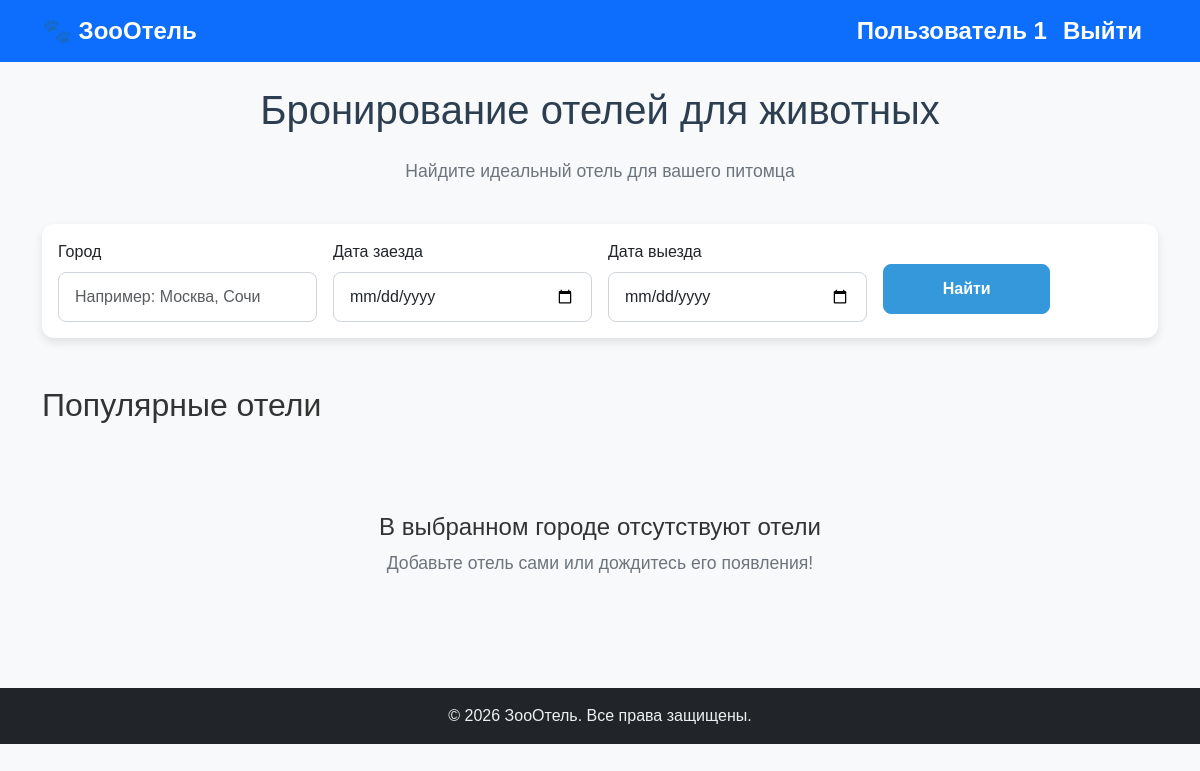
Page / (signed in) on the earlier database version.
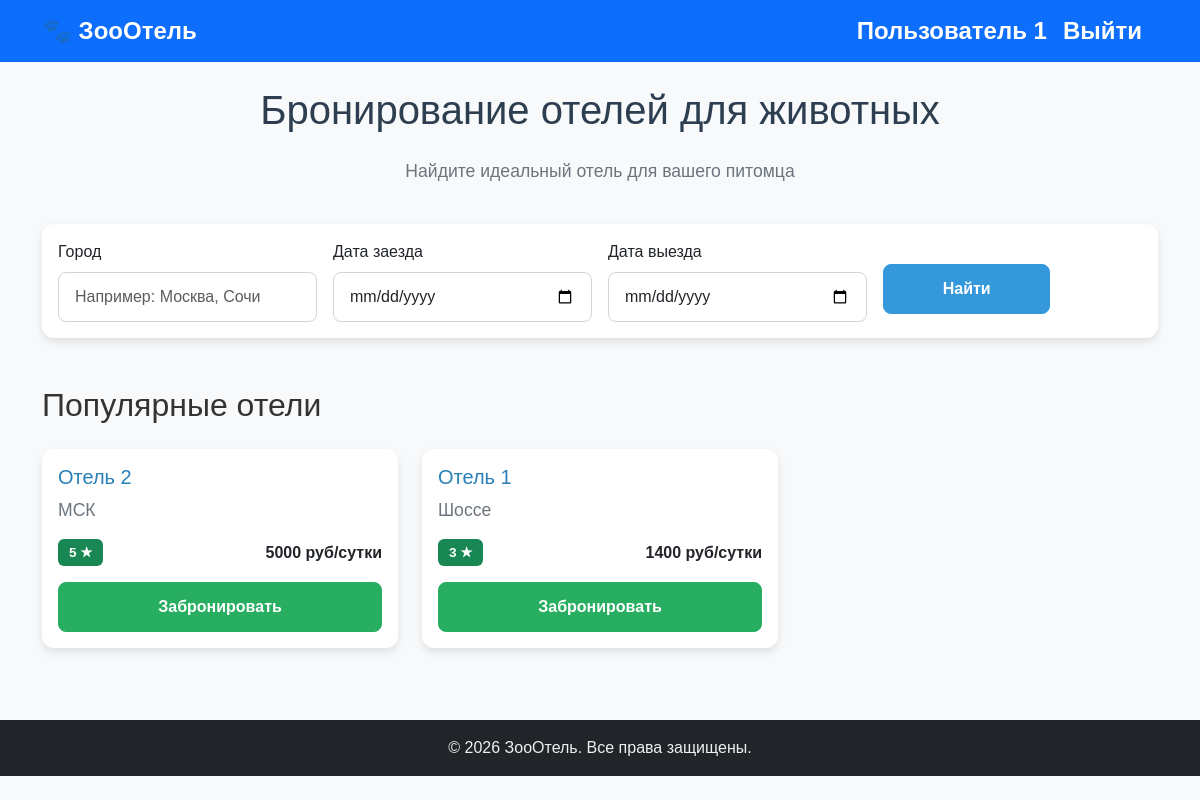
Same page on the later database version.
### data/users.py (models this page shows, shortened)
class User(SqlAlchemyBase, UserMixin):
    __tablename__ = 'users'
    id = sqlalchemy.Column(sqlalchemy.Integer, primary_key=True, autoincrement=True)
    name = sqlalchemy.Column(sqlalchemy.String, nullable=True)
    about = sqlalchemy.Column(sqlalchemy.String, nullable=True)
    email = sqlalchemy.Column(sqlalchemy.String, index=True, unique=True, nullable=True)
    hashed_password = sqlalchemy.Column(sqlalchemy.String, nullable=True)
    created_date = sqlalchemy.Column(sqlalchemy.DateTime, default=datetime.datetime.now)
    hotels = relationship('Hotel', back_populates='owner', cascade='all, delete-orphan')  # Отели, созданные пользователем
    reservations = relationship('BookedDate', back_populates='user', cascade='all, delete-orphan')  # Бронирования пользователя
    reviews = relationship('Review', back_populates='user')

### data/hotels.py (models this page shows, shortened)
class Hotel(SqlAlchemyBase, UserMixin, SerializerMixin):
    __tablename__ = 'hotels'
    id = sqlalchemy.Column(sqlalchemy.Integer, primary_key=True, autoincrement=True)
    title = sqlalchemy.Column(sqlalchemy.String, nullable=False)
    description = sqlalchemy.Column(sqlalchemy.String, nullable=True)
    city = sqlalchemy.Column(sqlalchemy.String, nullable=False)
    location = sqlalchemy.Column(sqlalchemy.String, nullable=False)
    stars = sqlalchemy.Column(sqlalchemy.Integer, default=1)
    price = sqlalchemy.Column(sqlalchemy.Integer, nullable=False)
    owner_id = sqlalchemy.Column(sqlalchemy.Integer, sqlalchemy.ForeignKey('users.id'), nullable=False)  # Владелец отеля
    owner = relationship('User', back_populates='hotels')  # Связь с владельцем
    reservations = relationship('BookedDate', back_populates='hotel', cascade='all, delete-orphan')  # Бронирования отеля
    reviews = relationship('Review', back_populates='hotel')

### app.py (the view)
    @app.route('/', methods=['GET', 'POST'])
    def index():
        db_sess = db_session.create_session()
        city = ''  # По умолчанию
        error = ''
        try:
            if request.method == 'POST':
                form_type = request.form.get('form_type')
                if form_type == "booking":
                    if not current_user or not current_user.is_authenticated:
                        error = 'Для бронирования необходимо войти в аккаунт'
                    else:
                        reservation = BookedDate()
                        user = db_sess.get(User, current_user.id)
                        hotel_id = request.form.get('hotel_id')
                        check_in = request.form.get('check_in')
                        check_out = request.form.get('check_out')
                        hotel = db_sess.get(Hotel, hotel_id)
                        nights = calculate_nights(check_in, check_out)
                        reservation.hotel_id = hotel_id
                        reservation.user_id = user.id
                        reservation.pet_name = request.form.get('pet_name')
                        reservation.check_in = check_in
                        reservation.check_out = check_out
                        reservation.total_price = nights * hotel.price
                        user.booked_date.append(reservation)
                        db_sess.merge(current_user)
                        db_sess.commit()
                        return redirect('/')
                elif form_type == 'search' or 'search' in request.form:
                    city = request.form.get('city', '').strip()
                    if city:
                        hotels = db_sess.query(Hotel).filter(Hotel.city.ilike(f'%{city}%')).order_by(desc(Hotel.stars)).all()
                    else:
                        hotels = db_sess.query(Hotel).order_by(desc(Hotel.stars)).all()
                else:  # GET‑запрос. Показываются все отели
                    hotels = db_sess.query(Hotel).order_by(desc(Hotel.stars)).all()
            else:
                hotels = db_sess.query(Hotel).order_by(desc(Hotel.stars)).all()
            return render_template(
                'index.html',
                hotels=hotels,
                city=city,
                error=error
            )
        except Exception:
            return render_template(
                'index.html',
                hotels=[],
                city=city,
                error="Произошла ошибка при загрузке данных"
            )
        finally:
            db_sess.close()

### data/db_session.py (called while the page is built)
def create_session() -> Session:
    global __factory
    return __factory()

### templates/index.html (shortened to what this page needs)
{% extends "base.html" %}
{% block content %}
<div class="row mb-4">
    <div class="col-12">
        <h1 class="text-center mb-4">Бронирование отелей для животных</h1>
        <p class="text-center text-muted">Найдите идеальный отель для вашего питомца</p>
    </div>
</div>
<div class="card mb-5">
    <div class="card-body">
        <form method="post" class="row g-3">
            <div class="col-md-3">
                <label for="city" class="form-label">Город</label>
                <input type="text"
             id="city"
             name="city"
             class="form-control"
             placeholder="Например: Москва, Сочи"
             value="{{ city|e }}"
             aria-describedby="cityHelp">
            </div>
            <div class="col-md-3">
                <label for="date_in" class="form-label">Дата заезда</label>
                <input type="date" class="form-control" id="date_in" name="date_in">
            </div>
            <div class="col-md-3">
                <label for="date_out" class="form-label">Дата выезда</label>
                <input type="date" class="form-control" id="date_out" name="date_out">
            </div>
            <div class="col-md-2">
                <button type="submit" class="btn btn-primary w-100 mt-4"  name="search">Найти</button>
            </div>
        </form>
    </div>
</div>
<h2 class="mb-4">Популярные отели</h2>
<div class="row">
  {% if hotels %}
    {% for hotel in hotels %}
      <div class="col-md-4 mb-4">
        <div class="card h-100">
          <div class="card-body">
            <h5 class="card-title">{{ hotel.title }}</h5>
            <p class="card-text text-muted">{{ hotel.location }}</p>
            <div class="d-flex justify-content-between align-items-center mb-3">
              <span class="badge bg-success">{{ hotel.stars }} ★</span>
              <span class="fw-bold">{{ hotel.price }} руб/сутки</span>
            </div>
            <button type="button"
                    class="btn btn-success w-100"
                    data-bs-toggle="modal"
                    data-bs-target="#bookingModal"
                    onclick="setHotelData({{ hotel.id }}, '{{ hotel.title }}')">
              Забронировать
            </button>
          </div>
        </div>
      </div>
    {% endfor %}
  {% else %}
    <div class="text-center py-5">
      <h4 class="mt-3">В выбранном городе отсутствуют отели</h4>
      <p class="text-muted">Добавьте отель сами или дождитесь его появления!</p>
    </div>
  {% endif %}
</div>
{% endblock %}

### templates/base.html (shortened to what this page needs)
<!DOCTYPE html>
<html lang="ru">
<head>
    <link href="https://cdn.jsdelivr.net/npm/bootstrap@5.3.0/dist/css/bootstrap.min.css" rel="stylesheet">
    <link rel="stylesheet" href="{{ url_for('static', filename='style.css') }}">
</head>
<body>
    <nav class="navbar navbar-expand-lg navbar-dark bg-primary">
        <div class="container">
            <a class="navbar-brand" href="{{ url_for('index') }}">🐾 ЗооОтель</a>
            <div class="collapse navbar-collapse" id="navbarNav">
                {% if current_user.is_authenticated %}
                <ul class="navbar-nav ms-auto">
                    <li class="nav-item">
                        <a class="navbar-brand" href="{{ url_for('profile') }}">{{ current_user.name }}</a>
                    </li>
                    <li class="nav-item">
                        <a class="navbar-brand" href="/logout">Выйти</a>
                    </li>
                </ul>
                {% endif %}
            </div>
        </div>
    </nav>
    <main class="container my-4">
        {% block content %}{% endblock %}
    </main>
    <footer class="bg-dark text-white text-center py-3 mt-5">
        <div class="container">
            <p>&copy; 2026 ЗооОтель. Все права защищены.</p>
        </div>
    </footer>
</body>
</html>

### static/style.css (style rules this page uses)
body { background-color: #f8f9fa; color: #333; font-family: 'Arial', sans-serif; }
.navbar-brand { font-weight: bold; font-size: 1.5rem; }
h1 { color: #2c3e50; margin-bottom: 1rem; }
p.text-muted { color: #6c757d !important; font-size: 1.1rem; }
.card { border: none; border-radius: 12px; box-shadow: 0 4px 8px rgba(0, 0, 0, 0.1); transition: transform 0.3s, box-shadow 0.3s; background-color: white; }
.card-title { color: #2980b9; font-size: 1.25rem; margin-bottom: 0.5rem; }
.card-text { color: #7f8c8d; margin-bottom: 1rem; }
.badge { font-size: 0.85rem; padding: 0.5em 0.8em; }
.form-control, .form-select { border-radius: 8px; border: 1px solid #ced4da; padding: 0.75rem 1rem; }
.btn { border-radius: 8px; font-weight: 600; padding: 0.75rem 1.5rem; transition: all 0.3s; }
.btn-primary { background-color: #3498db; border-color: #3498db; }
.btn-success { background-color: #27ae60; border-color: #27ae60; }
footer { background-color: #2c3e50; padding-top: 2rem; padding-bottom: 2rem; }
footer p { margin-bottom: 0; color: #ecf0f1; }

Differences in the rows shown:
added Hotel: title "Отель 2", location "МСК", stars "5", price "5000"
now on this page (row edited): Hotel: title "Отель 1", location "Шоссе", stars "3", price "1400"
Other differences:
text no longer shown: "В выбранном городе отсутствуют отели Добавьте отель сами или дождитесь его появления!"
